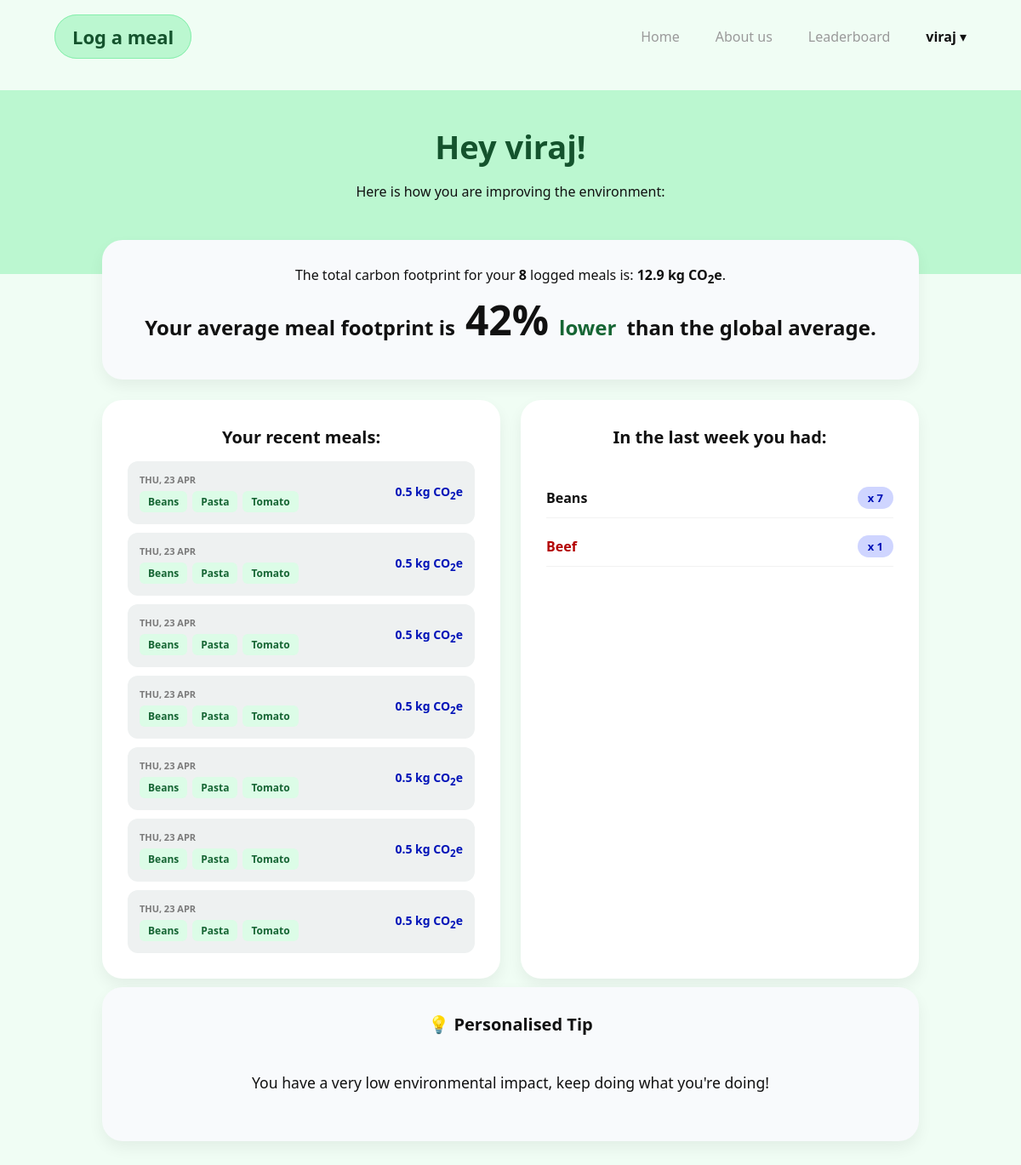
Before: / (signed in) with the older database file.
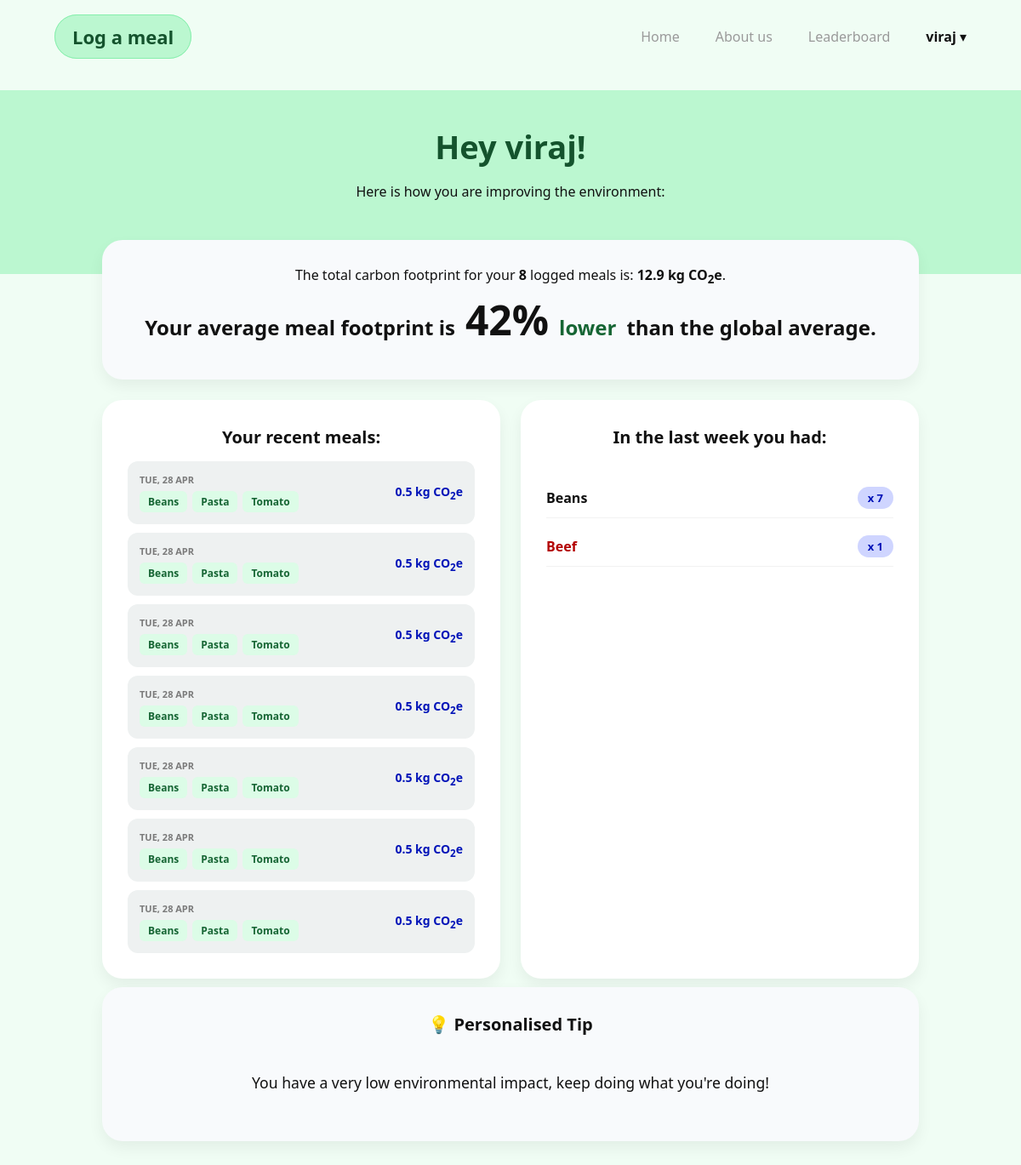
After: the same page with the newer database file.
### app/models.py (models this page shows, shortened)
class User(db.Model, UserMixin):
    __tablename__ = 'users'
    id: so.Mapped[int] = so.mapped_column(primary_key=True)
    username: so.Mapped[str] = so.mapped_column(sa.String(63), index=True, unique=True)
    email: so.Mapped[str] = so.mapped_column(sa.String(119), index=True, unique=True)
    password_hash: so.Mapped[Optional[str]] = so.mapped_column(sa.String(255))
    weekly_score: so.Mapped[int] = so.mapped_column(sa.Integer, index=True, default=0)
    meals: so.Mapped[list['Meal']] = so.relationship(back_populates='user')

class Meal(db.Model):
    id: so.Mapped[int] = so.mapped_column(primary_key=True)
    carb: so.Mapped[str] = so.mapped_column(sa.String(16))
    protein: so.Mapped[str] = so.mapped_column(sa.String(16))
    veg: so.Mapped[str] = so.mapped_column(sa.String(16))
    total_emissions: so.Mapped[float] = so.mapped_column(sa.Float, default=0)
    date_added: so.Mapped[str] = so.mapped_column(sa.Date, default=date.today())
    user_id: so.Mapped[int] = so.mapped_column(sa.ForeignKey(User.id), index=True)
    user: so.Mapped[User] = so.relationship(back_populates='meals')
    def get_qualitative_impact(self):
        if self.total_emissions < 0.5:
            qualitative_impact = "very_low"
        elif self.total_emissions < 1:
            qualitative_impact = "low"
        elif self.total_emissions < 2:
            qualitative_impact = "medium"
        elif self.total_emissions < 3:
            qualitative_impact = "high"
        else:
            qualitative_impact = "very_high"
        return qualitative_impact

### app/routes.py (the view)
@app.route("/", methods=["GET", "POST"])
def index():
    if current_user.is_authenticated:
        seven_days_ago = datetime.now().date() - timedelta(days=7)
        weekly_meals = [m for m in current_user.meals if m.date_added >= seven_days_ago]
        sorted_weekly_meals = sorted(weekly_meals, key=lambda x: x.id, reverse=True)
        tip_subset = sorted_weekly_meals[:7]
        sorted_weekly_meals = sorted_weekly_meals[:7]
        tip_proteins = [m.protein.lower() for m in tip_subset]
        protein_count = {}
        weekly_total = 0
        for meal in weekly_meals:
            weekly_total += meal.total_emissions
            protein_count[meal.protein] = protein_count.get(meal.protein, 0) + 1
        sorted_protein_count = dict(
            sorted(protein_count.items(), key=lambda item: item[1],
                   reverse=True))  # just so it lists the protein count in the 'in the last week you had' in order of quantity (desc)
        num_meals = len(weekly_meals)
        comparison_delta = 0
        comparison_label = "lower"  # Default
        if num_meals > 0:
            user_avg_meal = weekly_total / num_meals
            global_avg_meal = 2.78
            raw_percent = (user_avg_meal / global_avg_meal) * 100
            comparison_delta = int(abs(100 - raw_percent))
            comparison_label = "higher" if raw_percent > 100 else "lower"
        return render_template("index.html",
                               meals_to_display=sorted_weekly_meals,
                               tip_proteins=tip_proteins,
                               protein_count=sorted_protein_count,
                               weekly_total=weekly_total,
                               num_meals=num_meals,
                               comparison_delta=comparison_delta,
                               comparison_label=comparison_label,
                               user_name=current_user.username)
    else:
        return render_template("LandingPage.html")

### app/models.py (called while the page is built)
@login.user_loader
def load_user(id):
    return db.session.get(User, int(id))

### app/templates/index.html (shortened to what this page needs)
{% extends "base.html" %}
{% block styles %}
<link rel="stylesheet" href="{{ url_for('static', filename='css/page_style.css') }}">
{% endblock %}
{% block content %}
<main class="dash">
    <section class="dash-hero">
        <h1 class="dash-title">{{"Hey " + user_name +"!" if user_name else "You are not logged in" }}</h1>
        <p class="dash-subtitle">Here is how you are improving the environment:</p>
    </section>
    <section class="stats">
        <div class="stat-card stat-card--full">
            <div class="dash-subtitle">
                The total carbon footprint for your <strong>{{ num_meals }}</strong> logged meals is: <strong>{{
                weekly_total|round(2) }} kg
                CO<sub>2</sub>e</strong>.
            </div>
            <div class="comparison-display">
                <span class="comparison-label">Your average meal footprint is</span>
                <span class="comparison-value">{{ comparison_delta }}%</span>
                <span class="comparison-label {% if comparison_label == 'higher' %}text-red{% else %}text-green{% endif %}">
        {{ comparison_label }}
    </span>
                <span class="comparison-label">than the global average.</span>
            </div>
        </div>
        <div class="stat-card">
            <div class="stat-title">Your recent meals:</div>
            <div class="history-list">
                {% set high_impact = ['beef', 'lamb', 'shrimp'] %}
                {% set low_impact = ['tofu', 'lentils', 'chickpeas', 'beans', 'bread', 'potato', 'pasta', 'oats',
                'carrot', 'broccoli', 'tomato', 'onion'] %}
                {% for meal in meals_to_display %}
                <div class="history-item">
                    <div class="history-left">
                        <div class="history-date">{{ meal.date_added.strftime('%a, %d %b') }}</div>
                        <div class="history-ingredients">
                            <span class="ing-tag {% if meal.protein in high_impact %}ing-tag--high{% elif meal.protein in low_impact %}ing-tag--low{% endif %}">
                                {{ meal.protein }}
                            </span>
                            <span class="ing-tag {% if meal.carb in high_impact %}ing-tag--high{% elif meal.carb in low_impact %}ing-tag--low{% endif %}">
                                {{ meal.carb }}
                            </span>
                            <span class="ing-tag {% if meal.veg in high_impact %}ing-tag--high{% elif meal.veg in low_impact %}ing-tag--low{% endif %}">
                                {{ meal.veg }}
                            </span>
                        </div>
                    </div>
                    <div class="history-emission {% if meal.get_qualitative_impact() in ['high', 'very_high'] %}history-emission--high{% endif %}">
                        {{ meal.total_emissions|round(2) }} kg CO<sub>2</sub>e
                    </div>
                </div>
                {% else %}
                <div class="stat-label" style="margin-top: 10px;">You haven't logged any meals yet!</div>
                {% endfor %}
            </div>
        </div>
        <div class="stat-card stat-card--right">
            <div class="stat-title">In the last week you had:</div>
            <div class="freq-container">
                <div class="freq-list">
                    {% for k, v in protein_count.items() %}
                    <div class="freq-item">
                        <div class="freq-name {% if k in high_impact %}freq-name--high{% endif %}">
                            {{ k }}
                        </div>
                        <div class="freq-count">x {{ v }}</div>
                    </div>
                    {% else %}
                    <div class="stat-label" style="margin-top: 10px;">No data to display.</div>
                    {% endfor %}
                </div>
            </div>
        </div>
    </section>
    <section class="stats">
        <div class="stat-card stat-card--full" style="margin-top: 20px;">
            <div class="stat-title" style="text-align: center;">💡 Personalised Tip</div>
            <div class="tip-content" style="text-align: center; font-size: 1.1rem; padding: 10px 0;">
                {% if "beef" in tip_proteins %}
                <p>Try swapping out beef for pork!</p>
                {% elif "lamb" in tip_proteins %}
                <p>Try swapping out lamb for turkey!</p>
                {% elif "shrimp" in tip_proteins %}
                <p>Try swapping out shrimp for wild fish!</p>
                {% elif "pork" in tip_proteins %}
                <p>Try swapping out pork for tofu!</p>
                {% else %}
                <p>You have a very low environmental impact, keep doing what you're doing!</p>
                {% endif %}
            </div>
        </div>
    </section>
</main>
{% endblock %}

### app/templates/base.html (shortened to what this page needs)
<!DOCTYPE html>
<html lang="en">
<head>
    <link rel="stylesheet" href="{{ url_for('static', filename='css/style.css') }}">
    {% block styles %}{% endblock %}
</head>
<body>
<header class="nav">
    <div class="nav-inner">
        <div class="nav-brand">
            {% if current_user.is_authenticated %}
            <a href="{{ url_for('log_meal') }}">Log a meal</a>
            {% else %}
            <a href="#" class="nav-link--disabled">Log a meal</a>
            {% endif %}
        </div>
        <nav class="nav-links">
            <a href="{{ url_for('index') }}">Home</a>
            <a href="{{ url_for('about') }}">About us</a>
            {% if current_user.is_authenticated %}
            <a href="{{ url_for('leaderboard') }}">Leaderboard</a>
            <div class="nav-user-dropdown">
                <button class="dropdown-trigger">
                    <strong>{{ current_user.username }}</strong> ▾
                </button>
            </div>
            {% else %}
            <a href="{{ url_for('login') }}">Login</a>
            <a href="{{ url_for('signup') }}" class="nav-cta">Sign Up</a>
            {% endif %}
        </nav>
    </div>
</header>
{% block content %}
{% endblock %}
</body>
</html>

### app/static/css/style.css (style rules this page uses)
*, *::before, *::after { box-sizing: border-box; }
:root { --bg-main: #ffffff; --bg-page: #eef1f1; --lavender: #cfd5ff; --blue-primary: #0b3dff; --blue-dark: #0013b8; --text-main: #111111; --text-muted: #7a7a7a; --text-nav: #9a9a9a; --card-bg: #ffffff; --shadow-sm: 0 8px 18px rgba(0, 0, 0, 0.06); --container-max: 1120px; --text-danger: #b30000; --bg-danger: #ffdbdb; --text-success: #166534; --bg-success: #dcfce7; }
body { margin: 0; font-family: system-ui, -apple-system, sans-serif; background: var(--bg-main); color: var(--text-main); }
.nav-inner { max-width: var(--container-max); margin: 0 auto; padding: 22px 24px; display: flex; align-items: center; justify-content: space-between; }
.nav-brand a { text-decoration: none; color: #14532d; font-weight: 700; font-size: 22px; padding: 10px 20px; border-radius: 999px; background: #bbf7d0; border: 1px solid #86efac; transition: all 0.2s ease; }
.nav-links { list-style: none; display: flex; align-items: center; gap: 42px; }
.nav-links a { text-decoration: none; color: var(--text-nav); font-weight: 500; }
.nav-user-dropdown { position: relative; display: inline-block; }
.dropdown-trigger { background: none; border: none; color: var(--text-main); font-size: 16px; cursor: pointer; padding: 10px 0; font-family: inherit; }
.nav-user-dropdown::after { content: ""; position: absolute; top: 100%; left: 0; width: 100%; height: 15px; }

### app/static/css/page_style.css (style rules this page uses)
body { background: #f0fdf4; }
.dash-hero { background: #bbf7d0; padding: 40px 20px 70px; text-align: center; }
.dash-title { margin: 0; font-size: 38px; font-weight: 800; color: #14532d; }
.stats { max-width: 1000px; margin: -40px auto 30px; padding: 0 20px; display: grid; grid-template-columns: 1fr 1fr; gap: 24px; }
.stat-card { background: #ffffff; border-radius: 24px; box-shadow: var(--shadow-sm); padding: 30px; display: flex; flex-direction: column; }
.stats .stat-card { text-align: center; justify-content: center; min-height: 140px; }
.stat-card--full { grid-column: 1 / -1; display: flex; flex-direction: column; align-items: center; background-color: #f8fafc; text-align: center; }
.comparison-display { display: flex; align-items: baseline; justify-content: center; gap: 12px; margin: 15px 0; }
.comparison-value { font-size: 48px; font-weight: 800; color: var(--text-main); line-height: 1; }
.comparison-label { font-size: 24px; font-weight: 700; }
.text-green { color: var(--text-success); }
.stat-title { font-size: 20px; font-weight: 800; margin-bottom: 15px; }
.history-list, .freq-list { display: flex; flex-direction: column; gap: 10px; }
.history-item { display: flex; justify-content: space-between; align-items: center; padding: 14px; background: var(--bg-page); border-radius: 12px; }
.history-left { display: flex; flex-direction: column; gap: 6px; text-align: left; }
.history-date { font-size: 11px; color: var(--text-muted); font-weight: 700; text-transform: uppercase; }
.history-ingredients { display: flex; gap: 6px; }
.ing-tag { font-size: 12px; font-weight: 700; padding: 4px 10px; border-radius: 6px; background: #e2e2e2; color: #14532d; text-transform: capitalize; }
.ing-tag--low { background: var(--bg-success); color: var(--text-success); }
.history-emission { font-size: 14px; color: var(--blue-dark); font-weight: 600; }
.freq-container { flex-grow: 1; display: flex; flex-direction: column; justify-content: flex-start; padding: 20px 0; }
.freq-item { display: flex; justify-content: space-between; align-items: center; padding: 10px 0; border-bottom: 1px solid rgba(0, 0, 0, 0.05); }
.freq-name { font-weight: 600; font-size: 16px; text-transform: capitalize; color: var(--text-main); }
.freq-item .freq-name--high { color: var(--text-danger); }
.freq-count { background: var(--lavender); color: var(--blue-dark); padding: 4px 12px; border-radius: 99px; font-weight: 800; font-size: 13px; }

Changed rows visible on the page:
changed Meal (number 1 of 8 on the later page): date_added "THU, 23 APR" → "TUE, 28 APR"
changed Meal (number 2 of 8 on the later page): date_added "THU, 23 APR" → "TUE, 28 APR"
changed Meal (number 3 of 8 on the later page): date_added "THU, 23 APR" → "TUE, 28 APR"
changed Meal (number 4 of 8 on the later page): date_added "THU, 23 APR" → "TUE, 28 APR"
changed Meal (number 5 of 8 on the later page): date_added "THU, 23 APR" → "TUE, 28 APR"
changed Meal (number 6 of 8 on the later page): date_added "THU, 23 APR" → "TUE, 28 APR"
changed Meal (number 7 of 8 on the later page): date_added "THU, 23 APR" → "TUE, 28 APR"
